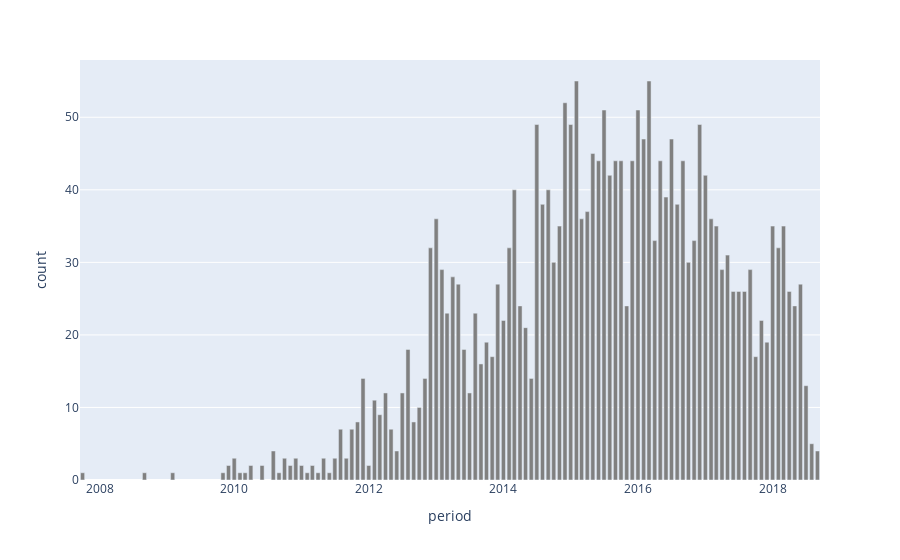

The notebook cell saved with this chart:
### Markdown cell above
### Reviews Over Time 
- Looking the numner of reviews over the years we can see the raising in the interest of people in ~2012 to ~2016 then decreasing until 2018
- Looking at how many reviews they have on average per week/month telling us how much the customers are active

### Code cell
period = 'M'
corsair_df["period"] = corsair_df["timestamp"].dt.to_period(period)
corsair_df["period"] = corsair_df["period"].dt.to_timestamp()

x = pd.DataFrame(corsair_df["period"].value_counts().reset_index().rename(columns={'index':'period', "period": "count"}))

import plotly.express as px

px.bar(x, x="period", y="count", color_discrete_sequence=['gray'])
